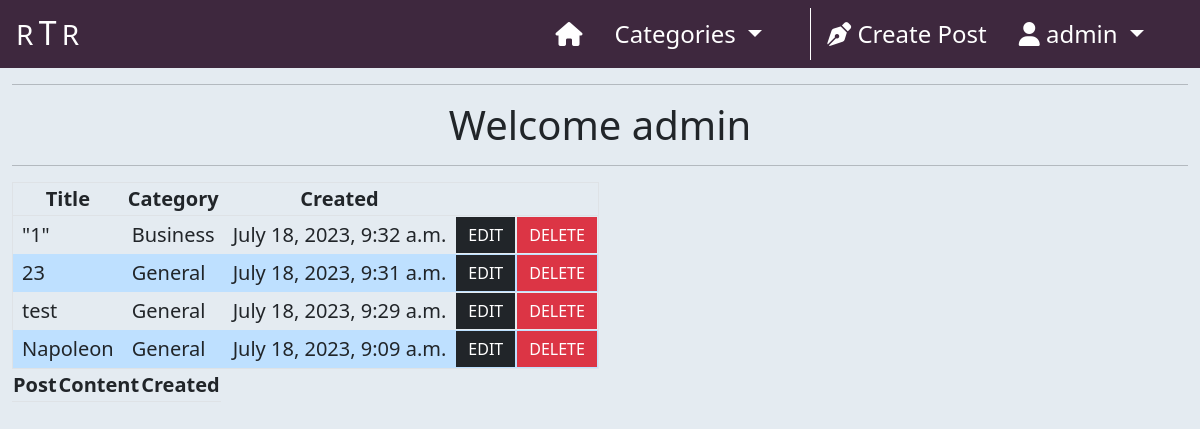
/profile/ (signed in), run on the app's committed database.
### home/models.py (models this page shows, shortened)
class Post(models.Model):
    title = models.CharField(max_length=200, unique=True)
    slug = models.SlugField(
        max_length=200,
        unique=True,
        null=True,
        blank=True
    )
    author = models.ForeignKey(
        User,
        on_delete=models.CASCADE,
        related_name='posts'
    )
    excerpt = models.TextField(max_length=300, null=True, blank=True)
    content = models.TextField()
    category = models.ForeignKey(
        Category,
        max_length=30,
        null=True,
        blank=True,
        on_delete=models.SET_NULL
    )
    created_on = models.DateTimeField(auto_now_add=True)
    status = models.IntegerField(choices=STATUS, default=1)
    likes = models.ManyToManyField(User, related_name='likes', blank=True)
    class Meta:
        ordering = ['-created_on']

class Category(models.Model):
    class Meta:
        verbose_name_plural = 'Categories'
    friendly_name = models.CharField(max_length=254)
    name = models.CharField(max_length=254, null=True, blank=True)
    def __str__(self):
        return self.name
    def get_friendly_name(self):
        return self.friendly_name

### profiles/views.py (the view)
# urls.py: path('', views.profile_view, name="profile"),
def profile_view(request):
    profile = get_object_or_404(UserProfile, id=request.user.id)
    posts = Post.objects.filter(
        author=profile.user.id
    ).order_by('-created_on')
    comments = Comment.objects.filter(
        author=request.user.id
    ).order_by('-created_on')
    return render(
        request,
        "profiles/profile.html",
        {
            'profile': profile,
            'posts': posts,
            'comments': comments,
        },
    )

### home/context_processors.py (called while the page is built)
def categories(request):
    return {
        'categories': Category.objects.all()
    }

### profiles/templates/profiles/profile.html (shortened to what this page needs)
{% extends "base.html" %}
{% load static %}
{% block content %}
    <div class="container-fluid">
        <div class="row">
            <div class="col-12 text-center">
                <hr>
                <h1>Welcome {{ request.user.username }}</h1>
                <hr>
            </div>
        </div>
        <div class="row">
            <div class="col-12">
                <table class="border">
                    <tr class="text-center border-bottom">
                        <th class="fs-5">Title</th>
                        <th class="fs-5">Category</th>
                        <th class="fs-5">Created</th>
                    </tr>
                    {% for post in posts %}
                        <tr {% if forloop.counter|divisibleby:2 %} style="background-color: #bee0ff;" {% endif %}>
                            <td><span class="fs-5 mx-2">{{ post.title }}</span></td>
                            <td><span class="fs-5 mx-2">{{ post.category|title }}</span></td>
                            <td><span class="fs-5 mx-2">{{ post.created_on }}</span></td>
                            <td><a class="btn btn-dark border-0 rounded-0" href="{% url 'edit_post' post.slug %}">EDIT</a></td>
                            <td><a class="btn btn-danger border-0 rounded-0" href="{% url 'edit_post' post.slug %}">DELETE</a></td>
                        </tr>
                    {% endfor %}
                </table>
            </div>
        </div>
        <div class="row">
            <div class="col-12">
                <table>
                    <tr class="text-center border-bottom">
                        <th><span class="fs-5">Post</span></th>
                        <th><span class="fs-5">Content</span></th>
                        <th><span class="fs-5">Created</span></th>
                    </tr>
                </table>
            </div>
        </div>
    </div>
{% endblock %}

### templates/base.html (shortened to what this page needs)
{% load static %}
<!DOCTYPE html>
<html class="h-100 w-100" lang="en">
    <head>
        {% block corecss %}
            <link rel="stylesheet"
                  href="https://cdnjs.cloudflare.com/ajax/libs/font-awesome/5.15.3/css/all.min.css"
            >
            <link href="https://cdn.jsdelivr.net/npm/bootstrap@5.0.1/dist/css/bootstrap.min.css"
                  rel="stylesheet"
            >
            <link rel="stylesheet"
                  href="{% static 'css/base.css' %}"
            >
        {% endblock %}
    </head>
    <body class="h-100 w-100 d-flex flex-column bg-alice">
        <nav class="navbar navbar-expand-lg navbar-dark bg-purple">
            <a class="navbar-brand ms-3" href="{% url 'index' %}">
                <span class="fs-3 text-white">R</span>
                <h2 class="d-inline text-white">T</h2>
                <span class="fs-3 text-white me-5">R</span>
            </a>
            <div class="collapse navbar-collapse" id="navbarNavDropdown">
              <ul class="navbar-nav ms-auto me-5">
                <li class="nav-item">
                  <a class="nav-link ms-2 me-2 text-white fs-4"
                     href="{% url 'index' %}">
                    <i class="fa-solid fa-house" style="color: #ffffff;"></i>
                  </a>
                </li>
                <li class="nav-item dropdown">
                  <a class="nav-link dropdown-toggle ms-2 me-2 text-white fs-4"
                     href="#"
                     id="categories-dropdown" data-bs-toggle="dropdown"
                     aria-haspopup="true" aria-expanded="false">
                    Categories
                  </a>
                </li>
                <li class="nav-item active">
                  <a class="nav-link ms-2 text-white fs-4 me-2" href="#">
                  </a>
                </li>
                {% if user.is_authenticated %}
                  <li class="nav-item">
                    <a class="nav-link ms-2 me-2 text-white fs-4"
                       href="{% url 'create_post' %}">
                      <i class="fa-sharp fa-solid fa-pen-nib" style="color: #ffffff;"></i>
                      Create Post
                    </a>
                  </li>
                  <li class="nav-item dropdown">
                    <a class="nav-link dropdown-toggle ms-2 text-white fs-4" href="#"
                       id="userDropDown" data-bs-toggle="dropdown"
                       aria-haspopup="true" aria-expanded="false">
                      <i class="fa-solid fa-user" style="color: #ffffff;"></i>
                      {{ user.username }}
                    </a>
                  </li>
                {% endif %}
              </ul>
            </div>
          </nav>
        {% block content %}
        {% endblock content %}
    </body>
</html>

### static/css/base.css (style rules this page uses)
.bg-alice { background-color: #E4EBF1; }
.bg-purple { background-color: #3E283E; }

### data on the page
Post: title "\"1\"", category "Business", created_on "July 18, 2023, 9:32 a.m."
Post: title "23", category "General", created_on "July 18, 2023, 9:31 a.m."
Post: title "test", category "General", created_on "July 18, 2023, 9:29 a.m."
Post: title "Napoleon", category "General", created_on "July 18, 2023, 9:09 a.m."

### other printed values
{{ user.username }} "admin"
{{ request.user.username }} "admin"
